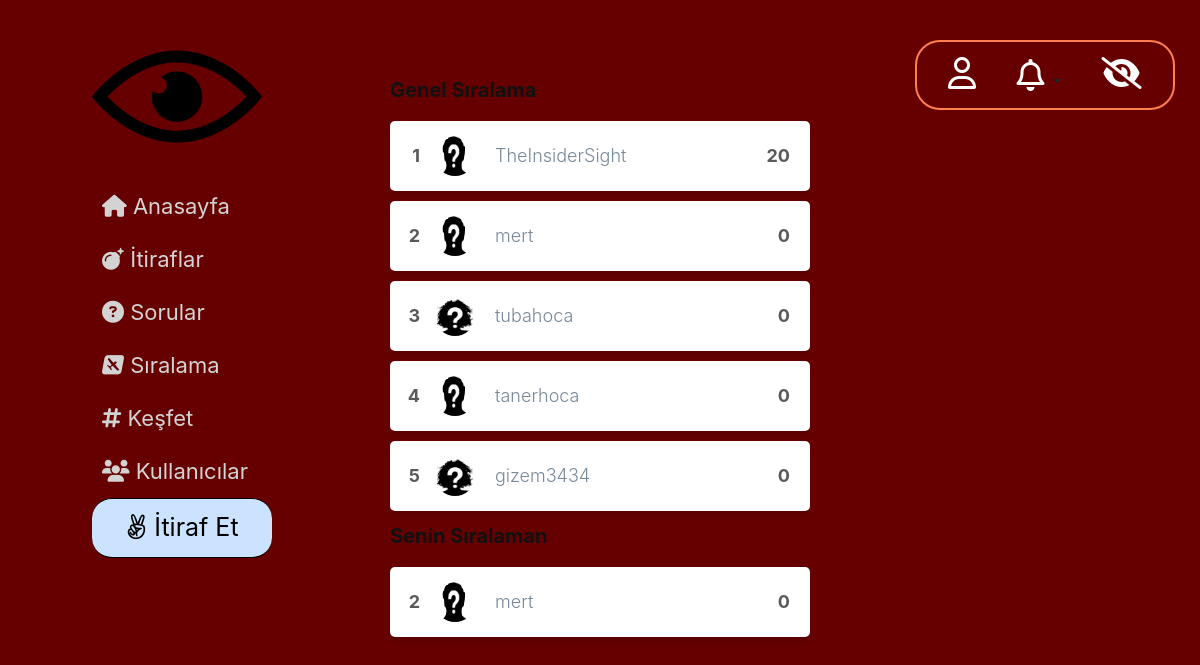
The page /sıralama/ (signed in) on the database as committed earlier.
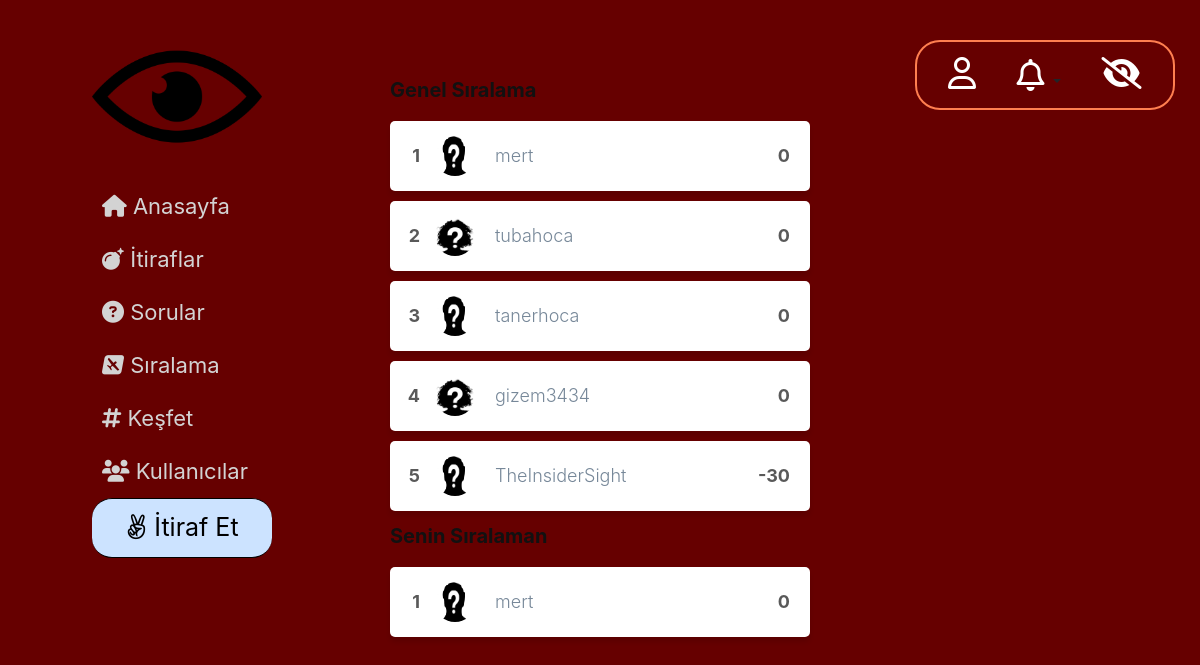
The same page on the database as committed later.
### website/models.py (models this page shows, shortened)
class UserProfile(models.Model):
    GENDER = (
        ('E', 'Erkek'),
        ('K', 'Kadın'),
    )
    FACULTY = (
        ('Mühendislik', 'Mühendislik'),
        ('Mimarlık', 'Mimarlık'),
        ('Fen-Edebiyat', 'Fen-Edebiyat'),
        ('İktisadi-İdari', 'İktisadi-İdari'),
        ('Güzel Sanatlar', 'Güzel Sanatlar')
    )
    gender = models.CharField(max_length=1, choices=GENDER)
    faculty = models.CharField(max_length=20, choices=FACULTY)
    birthdate = models.DateField()
    createdat = models.DateField()
    following = models.ManyToManyField('self', symmetrical=False, through='Follower_List')
    postCount = models.IntegerField(blank=True, null=True)
    point = models.IntegerField(default=0)
    user = models.ForeignKey(User, on_delete=models.CASCADE)
    def get_profile_url(self):
        return f"/profil/{self.pk}/"

### website/views.py (called while the page is built)
def my_login_required(function):
    def wrapper(request, *args, **kw):
        user = request.user
        if not user.is_authenticated:
            return redirect('login')
        else:
            return function(request, *args, **kw)
    return wrapper

def getNotifications(request):
    if request.user.is_anonymous:
        return {}
    n = Notification.objects.all().filter(recipient=request.user)
    for notif in n:
        print(notif)
    return {
        'notification_list': n,
        'count': n.count(),
    }

### templates/siralama.html (shortened to what this page needs)
{% extends 'base.html' %}
{% block head %}
    {% load static %}
    <link rel="stylesheet" type="text/css" href="{% static 'css/sıralama.css' %}">
{% endblock %}
{% block content %}
     <div id="table">
                <ul class="leader">
                 <p class="tex">Genel Sıralama</p>
        {% for user in point_list  %}
                    <li>
                        <span class="list_num">{{ forloop.counter}}</span>
                        {% ifequal user.gender "E"  %}
              <img src="{% static 'media/erkek.png' %}" alt="profil resmi">
          {% endifequal %}
      {% ifequal user.gender  "K" %}
              <img src="{% static 'media/kadın.jpg' %}" alt="profil resmi">
          {% endifequal %}
                      <a style="color:lightslategrey" href="{{ user.get_profile_url }}">  <h2>{{user.user.username}}<span class="number">{{ user.point }}</span></h2>
                          </a>
                    </li>
                {% endfor %}
                <div class="your_index">
                    <p class="tex">Senin Sıralaman</p>
                 <li>
                        <span class="list_num">{{ index}}</span>
                         {% ifequal user_info.gender "E"  %}
              <img src="{% static 'media/erkek.png' %}" alt="profil resmi">
          {% endifequal %}
                      <a style="color:lightslategrey" href="{{ user_info.get_profile_url }}">   <h2>{{user_info.user.username}}<span class="number">{{ user_info.point }}</span></h2>
                         </a>
                    </li>
                </div>
                </ul>
</div>
{% endblock %}

Rows that differ between the two databases and show on the page:
changed UserProfile "TheInsiderSight": point "20" → "-30"; moves down the list
Other text that changed with them:
{{ index }}: "2" → "1"
